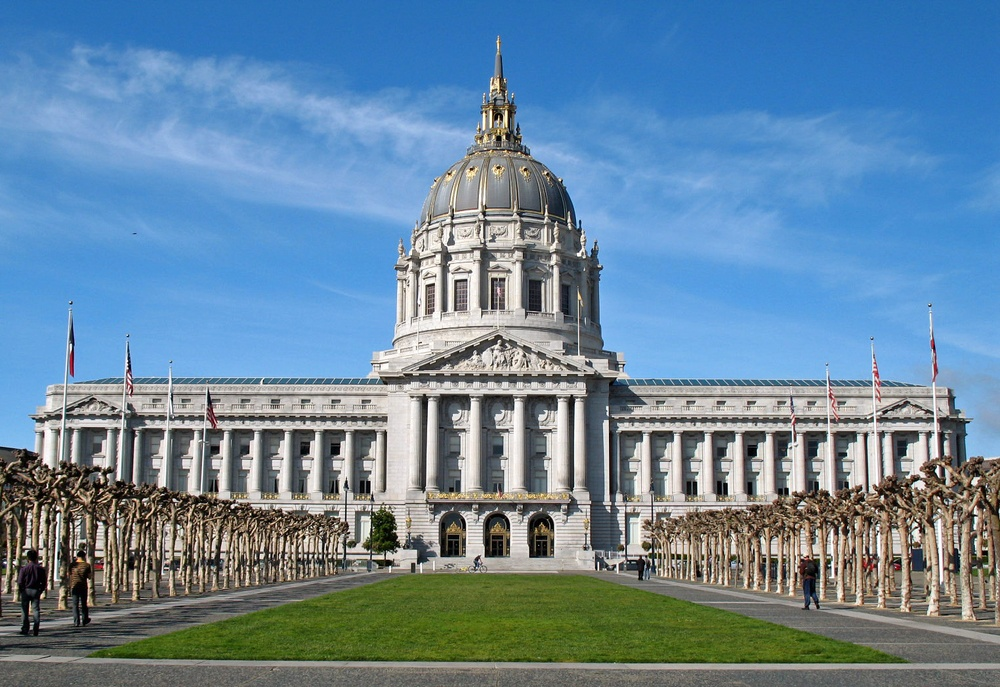
#> input picture Convolutional_Filters_Edge_Detection/images/city_hall.jpg, 1000 x 687 px, shrunk from 1524 x 1047 before the run
$ jupyter execute '4. Fourier Transform of Filters.ipynb'   (shell and % lines are left out)
#> lines starting #> are read from the running program, lines starting #| are printed output that depends on the picture
## High and Low Pass Filters

Now, you might be wondering, what makes filters high and low-pass; why is a Sobel filter high-pass and a Gaussian filter low-pass?

Well, you can actually visualize the frequencies that these filters block out by taking a look at their fourier transforms. The frequency components of any image can be displayed after doing a Fourier Transform (FT). An FT looks at the components of an image (edges that are high-frequency, and areas of smooth color as low-frequency), and plots the frequencies that occur as points in spectrum. So, let's treat our filters as small images, and display them in the frequency domain!

[cell 1]
import numpy as np
import matplotlib.pyplot as plt
import cv2


# Define gaussian, sobel, and laplacian (edge) filters

gaussian = (1/9)*np.array([[1, 1, 1],
                           [1, 1, 1],
                           [1, 1, 1]])

sobel_x= np.array([[-1, 0, 1],
                   [-2, 0, 2],
                   [-1, 0, 1]])

sobel_y= np.array([[-1,-2,-1],
                   [0, 0, 0],
                   [1, 2, 1]])

# laplacian, edge filter
laplacian=np.array([[0, 1, 0],
                    [1,-4, 1],
                    [0, 1, 0]])

filters = [gaussian, sobel_x, sobel_y, laplacian]
filter_name = ['gaussian','sobel_x', \
                'sobel_y', 'laplacian']


# perform a fast fourier transform on each filter
# and create a scaled, frequency transform image
f_filters = [np.fft.fft2(x) for x in filters]
fshift = [np.fft.fftshift(y) for y in f_filters]
frequency_tx = [np.log(np.abs(z)+1) for z in fshift]

# display 4 filters
for i in range(len(filters)):
    plt.subplot(2,2,i+1),plt.imshow(frequency_tx[i],cmap = 'gray')
    plt.title(filter_name[i]), plt.xticks([]), plt.yticks([])

plt.show()
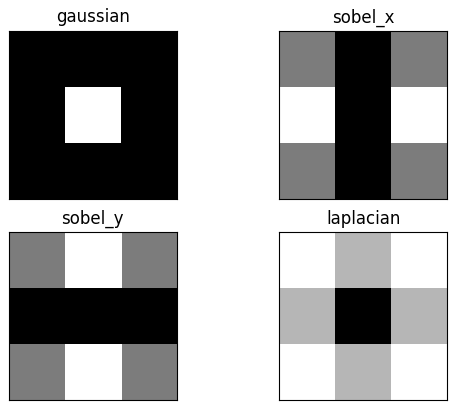
#> figure drawn by matplotlib, 4 panels

Areas of white or light gray, allow that part of the frequency spectrum through! Areas of black mean that part of the spectrum is blocked out of the image.

Recall that the low frequencies in the frequency spectrum are at the center of the frequency transform image, and high frequencies are at the edges. You should see that the Gaussian filter allows only low-pass frequencies through, which is the center of the frequency transformed image. The sobel filters block out frequencies of a certain orientation and a laplace (detects edges regardless of orientation) filter, should block out low-frequencies!

You are encouraged to load in an image, apply a filter to it using `filter2d` then visualize what the fourier transform of that image looks like before and after a filter is applied.

[cell 2]
def ft_image(norm_image):
    '''This function takes in a normalized, grayscale image
       and returns a frequency spectrum transform of that image. '''
    f = np.fft.fft2(norm_image)
    fshift = np.fft.fftshift(f)
    frequency_tx = 20*np.log(np.abs(fshift))

    return frequency_tx

[cell 3]
## TODO: load in an image, and filter it using a kernel of your choice
## apply a fourier transform to the original *and* filtered images and compare them
image = cv2.imread('images/city_hall.jpg')
#> image is the input picture: shape (687, 1000, 3); mean B, G, R 158.6, 135, 104.5

for i in range(len(filters)):
    filter = filters[i]

    image_copy = np.copy(image)
    gray = cv2.cvtColor(image_copy, cv2.COLOR_BGRA2GRAY)

    result = ft_image(cv2.filter2D(gray, -1, filter))

    plt.subplot(2,2,i+1),plt.imshow(result, cmap = 'gray')
    plt.title(filter_name[i]), plt.xticks([]), plt.yticks([])
#> this loop made 4 passes
#> pass 1, `gray = cv2.cvtColor(image_copy, cv2.COLOR_BGRA2GRAY)`:
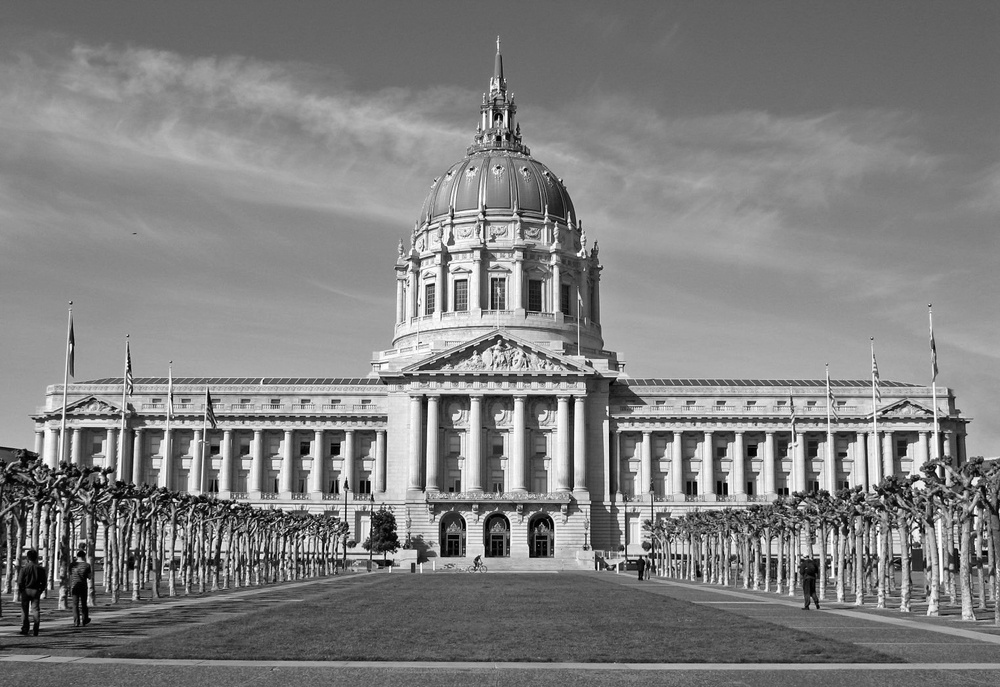
#> gray: shape (687, 1000); min 0, max 255, mean 128.6
#> pass 1, in ft_image, `frequency_tx = 20*np.log(np.abs(fshift))`:
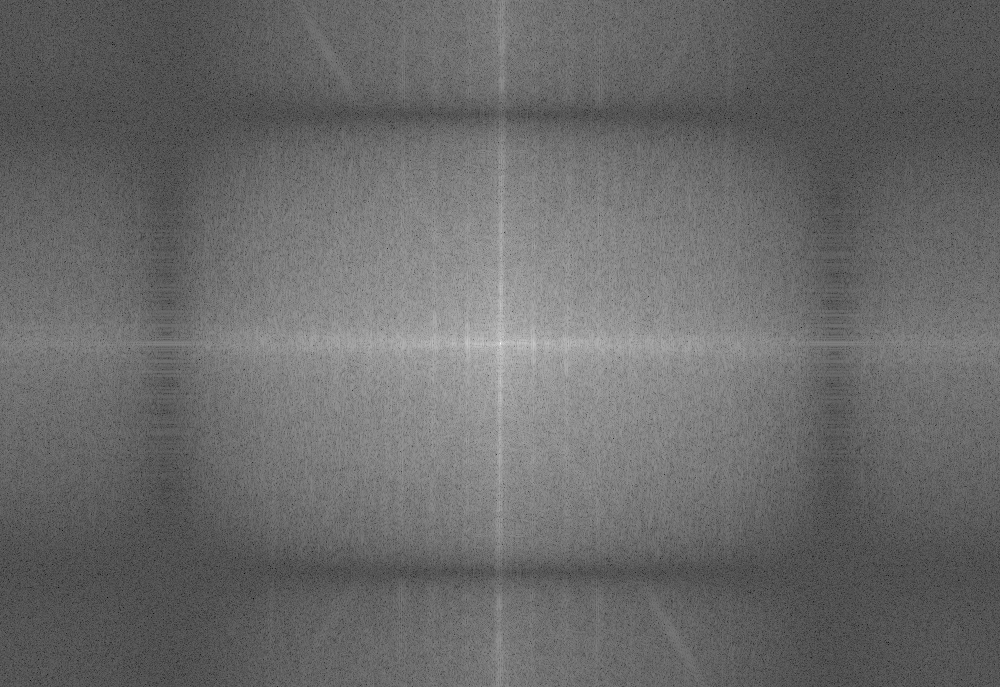
#> frequency_tx: shape (687, 1000) float64; min -15.4, max 365.9, mean 143.2; drawn with min black and max white
#> pass 2, in ft_image (call 2), `frequency_tx = 20*np.log(np.abs(fshift))`:
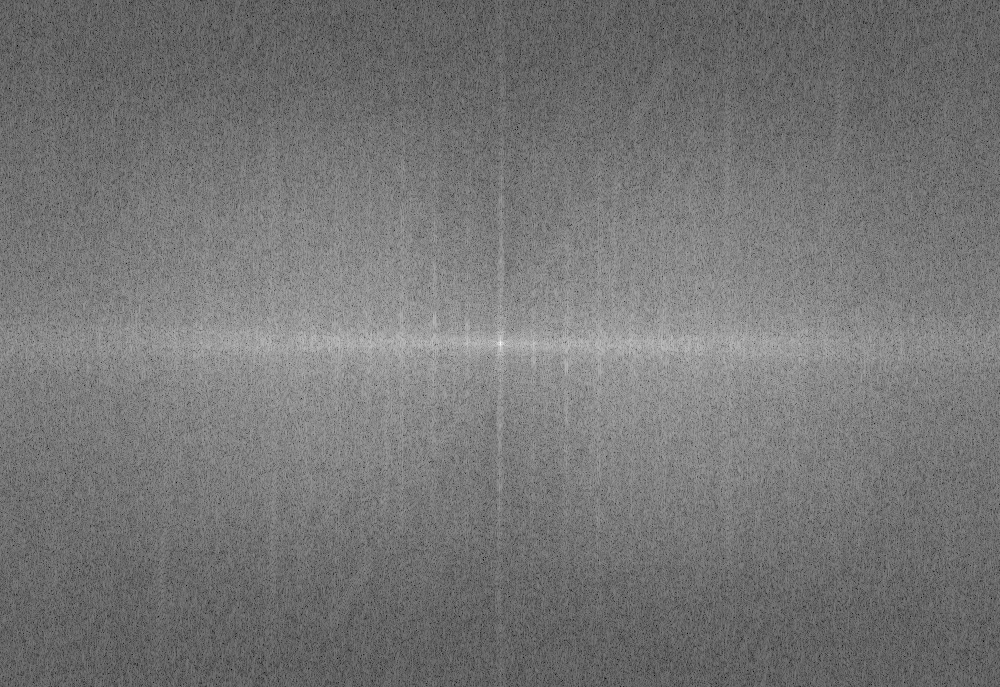
#> frequency_tx: shape (687, 1000) float64; min 70.25, max 330, mean 190.2; drawn with min black and max white
#> pass 3, in ft_image (call 3), `frequency_tx = 20*np.log(np.abs(fshift))`:
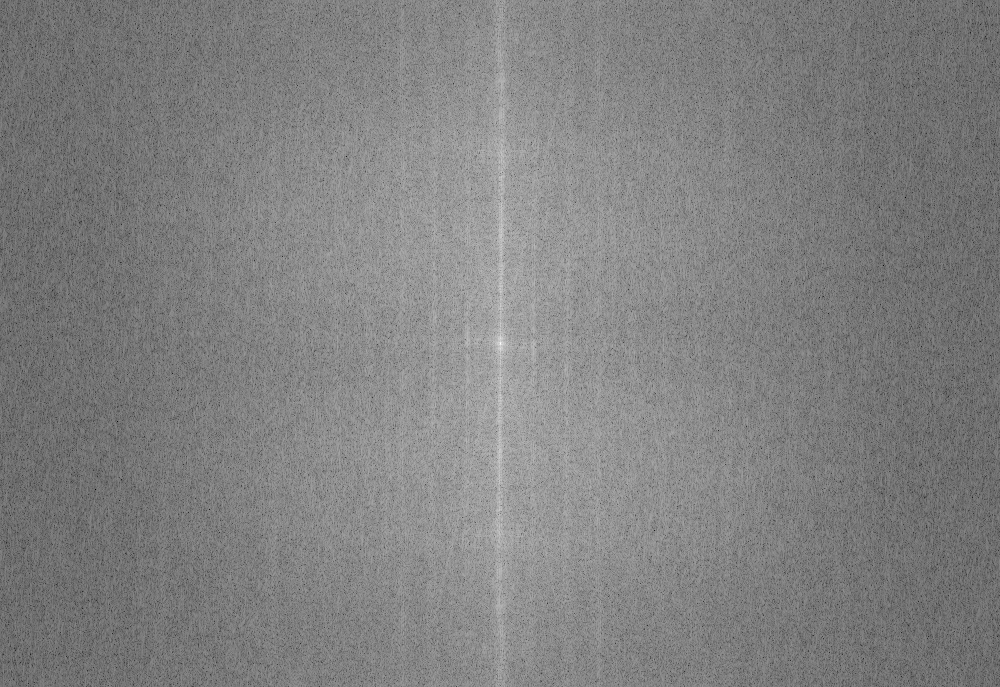
#> frequency_tx: shape (687, 1000) float64; min 46.61, max 330.8, mean 190.4; drawn with min black and max white

plt.show()
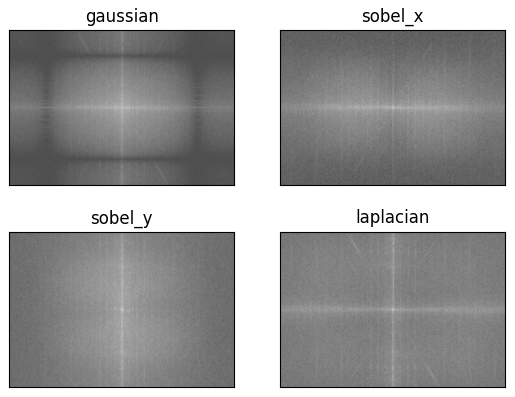
#> figure drawn by matplotlib, 4 panels

$ run again, with Convolutional_Filters_Edge_Detection/images/birds.jpg copied over Convolutional_Filters_Edge_Detection/images/city_hall.jpg
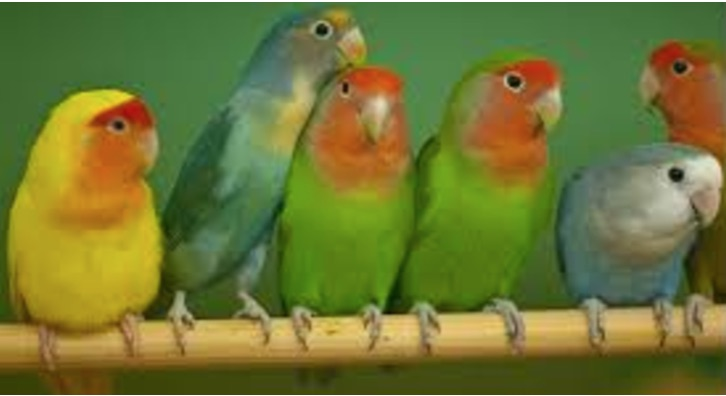
#> input picture Convolutional_Filters_Edge_Detection/images/birds.jpg, 726 x 396 px
#> image is the input picture: shape (396, 726, 3); mean B, G, R 52.2, 118.2, 111.1
#> the loop `for i in range(len(filters)):` made 4 passes
#> pass 1, in ft_image, `frequency_tx = 20*np.log(np.abs(fshift))`:
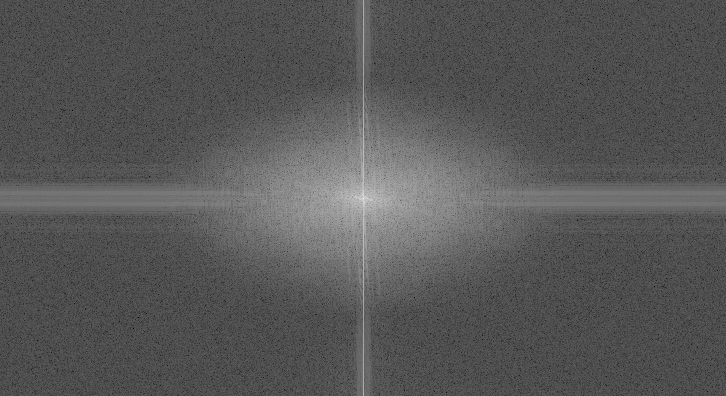
#> frequency_tx: shape (396, 726) float64; min -15.91, max 345.1, mean 107.9; drawn with min black and max white
#> `plt.show()`:
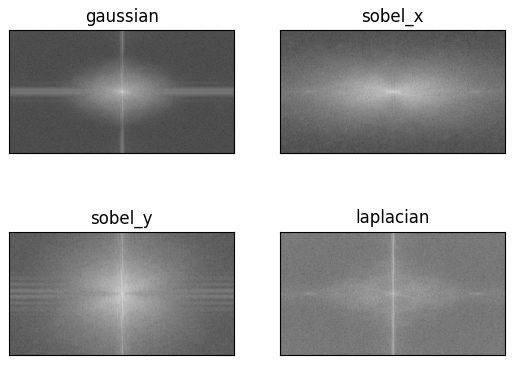
#> figure drawn by matplotlib, 4 panels

$ run again, with Convolutional_Filters_Edge_Detection/images/curved_lane.jpg copied over Convolutional_Filters_Edge_Detection/images/city_hall.jpg
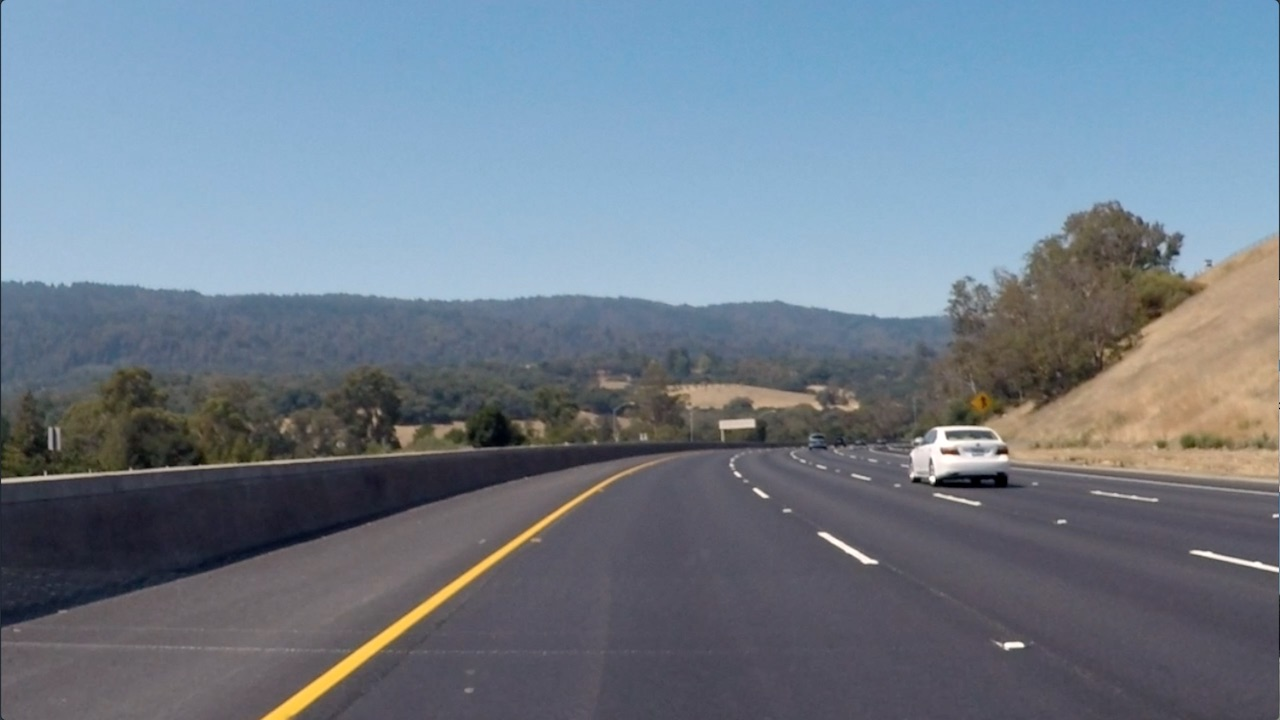
#> input picture Convolutional_Filters_Edge_Detection/images/curved_lane.jpg, 1280 x 720 px
#> image is the input picture: shape (720, 1280, 3); mean B, G, R 138.7, 125, 112.1
#> the loop `for i in range(len(filters)):` made 4 passes
#> pass 1, in ft_image, `frequency_tx = 20*np.log(np.abs(fshift))`:
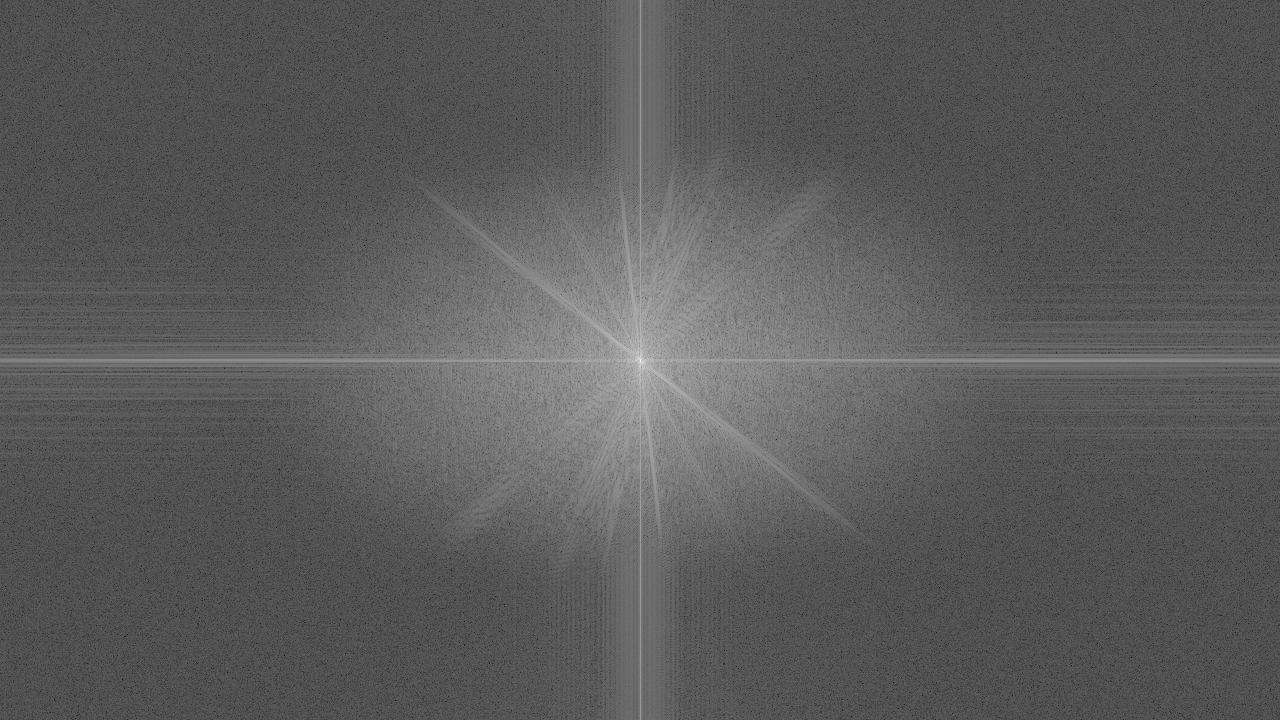
#> frequency_tx: shape (720, 1280) float64; min -15.01, max 370.9, mean 123.5; drawn with min black and max white
#> `plt.show()`:
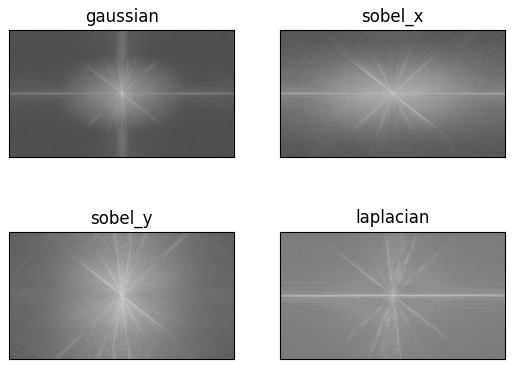
#> figure drawn by matplotlib, 4 panels
